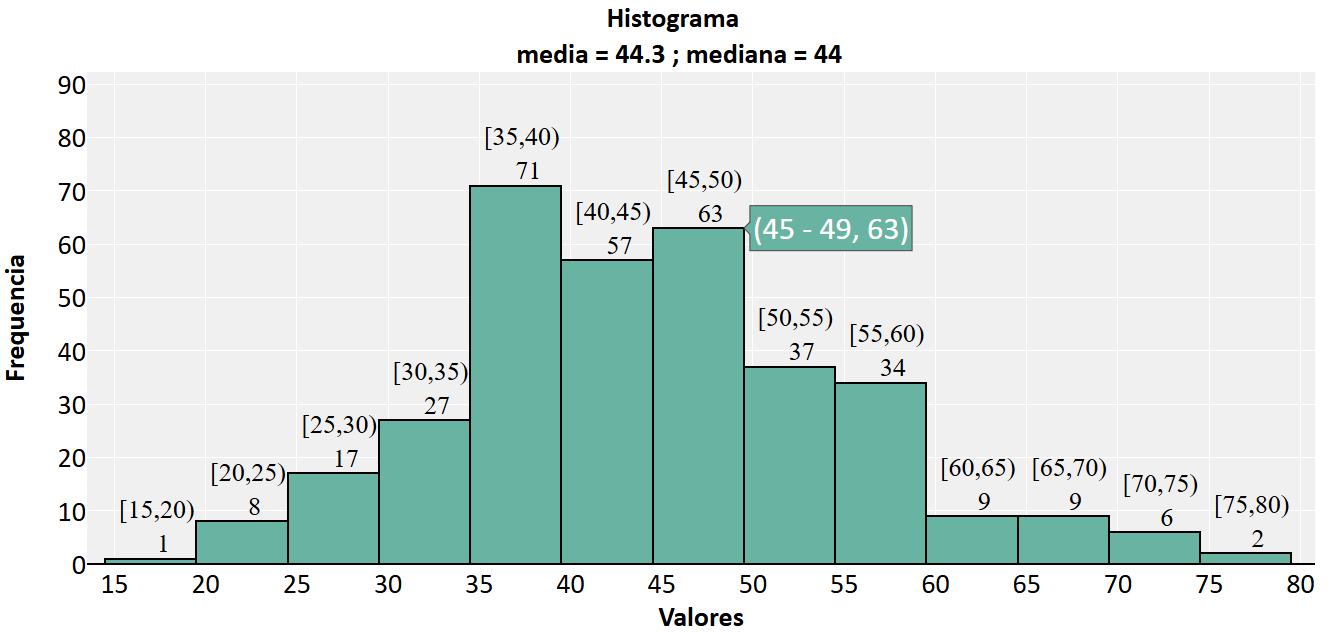

The script that drew this image:

###########################################
###########################################
##                                       ##
##   QUEBRAS DEFINIDAS AUTOMATICAMENTE   ##
##                                       ##
###########################################
###########################################

library(plotly)

# Dados
dados = data.frame(Valores = c(59, 59, 55, 35, 38, 36, 44, 38, 37, 54, 36, 55, 39, 41, 52, 26, 44, 57, 51, 38, 46, 29, 34, 40, 58, 42, 58, 45, 39, 47, 42, 50, 44, 36, 58, 35, 48, 35, 38, 35, 40, 41, 31, 43, 51, 39, 29, 51, 44, 29, 35, 30, 51, 59, 49, 60, 21, 35, 49, 42, 51, 26, 40, 66, 52, 35, 46, 48, 49, 47, 42, 57, 39, 47, 32, 33, 35, 39, 43, 38, 52, 54, 69, 35, 46, 36, 33, 38, 38, 35, 43, 38, 31, 29, 48, 51, 30, 59, 49, 59, 68, 47, 42, 40, 55, 49, 59, 27, 51, 70, 40, 37, 38, 45, 46, 33, 39, 44, 45, 39, 57, 70, 36, 49, 48, 35, 51, 44, 42, 45, 48, 58, 45, 36, 59, 56, 36, 45, 33, 33, 48, 38, 44, 48, 56, 45, 59, 46, 48, 47, 66, 41, 55, 35, 55, 52, 63, 51, 70, 47, 48, 52, 39, 43, 75, 27, 58, 52, 19, 61, 41, 35, 46, 39, 58, 24, 70, 35, 42, 36, 44, 37, 57, 71, 35, 43, 48, 44, 35, 46, 43, 21, 58, 43, 49, 38, 39, 39, 34, 43, 48, 46, 61, 29, 50, 50, 44, 35, 34, 32, 38, 40, 48, 62, 47, 36, 57, 42, 42, 50, 41, 30, 50, 35, 35, 28, 46, 25, 50, 48, 29, 48, 49, 31, 45, 33, 51, 37, 30, 31, 40, 50, 49, 43, 37, 60, 50, 53, 38, 35, 42, 41, 35, 48, 44, 52, 28, 46, 56, 47, 32, 62, 43, 48, 22, 50, 31, 23, 47, 31, 43, 75, 39, 24, 51, 39, 43, 55, 40, 38, 51, 43, 41, 39, 34, 42, 66, 43, 68, 43, 61, 24, 51, 36, 49, 48, 58, 46, 46, 37, 44, 29, 53, 60, 55, 38, 50, 26, 33, 24, 39, 34, 37, 47, 48, 66, 39, 45, 44, 38, 45, 51, 47, 56, 67, 40, 48, 43, 55, 42, 50, 28, 34, 49, 30, 25, 58, 66, 35, 72, 50))
x = dados$Valores

# === QUEBRAS DEFINIDAS AUTOMATICAMENTE === #
# The default binning in Plotly for R uses a Freedman-Diaconis rule for choosing bin widths.
quebras = hist(x, breaks = "FD", plot = FALSE)$breaks
if(max(quebras) == max(x)){quebras = c(quebras, max(x) + unique(diff(quebras)))} else {quebras = quebras}

# Rotulo
tab = table(cut(x, breaks = quebras, include.lowest = FALSE, right = FALSE))
rotulo = paste(names(tab), " </br> </br> ", as.numeric(tab), sep = "")
m = 0 ; for(i in 1:length(rotulo)) m[i] = mean(as.numeric(unlist(strsplit(trimws(x = gsub(pattern = '[^[:alnum:] ]' , replacement = " " , x = names(tab)))[i], " "))))

# Atributos dos eixos
ax = list(title =  list(text = "<b>Valores</b>",
                          font = list(family = "Calibri", size = 28, color = 'black') # DEFINE TAMANHO E A COR DO ROTULO DO EIXO
                          ),
          tickfont = list(family = "Calibri", size = 28, color = "black"),
          showticklabels = TRUE, # PODEM OCORRER CASOS EM QUE SEJA MELHOR OMITIR
          range = c(0.9 * min(quebras), 1.01 * max(quebras)),
          autotick = F,
          tickmode = "array",
          tickvals = quebras,
          zerolinecolor = 'rgb(255, 255, 255)',
          zerolinewidth = 2,
          gridcolor = 'rgb(255, 255, 255)'
          )
ay = list(title =  list(text = "<b>Frequencia</b>",
                          font = list(family = "Calibri", size = 28, color = 'black') # DEFINE TAMANHO E A COR DO ROTULO DO EIXO
                          ),
          tickfont = list(family = "Calibri", size = 28, color = "black"),
          range = c(0, max(tab) * 1.3),  # NECESSARIO DEFINIR MANUALMENTE
          zerolinecolor = 'rgb(0, 0, 0)',
          zerolinewidth = 2,
          gridcolor = 'rgb(255, 255, 255)'
          )
# Histograma
titulo = paste("<b>Histograma </br> </br> media = ", round(mean(x), 1), " ; mediana = ", median(x), "</b>", sep = "")
plot_ly() %>%
add_text(x = m,
         y = as.numeric(tab),
         text = rotulo,
         textfont = list(family = "sans serif", size = 26, color = toRGB("black")),
         textposition = "top center",
         hoverinfo = "none",
         name = ''
         ) %>%
add_histogram(x = x,
              marker = list(color = "#69b3a2", line = list(color = "black", width = 2)),
              name = ''
              ) %>%
layout(plot_bgcolor = 'rgb(240, 240, 240)',
       title = list(text = titulo, font = list(family = "Calibri", size = 28, color = 'black')),
       xaxis = ax,
       yaxis = ay,
       hoverlabel = list(font = list(family = "Calibri", size = 32, color = 'white')),
       margin = list(autoexpand = FALSE, t = 90, l = 90, r = 40, b = 70), 
       showlegend = FALSE)
